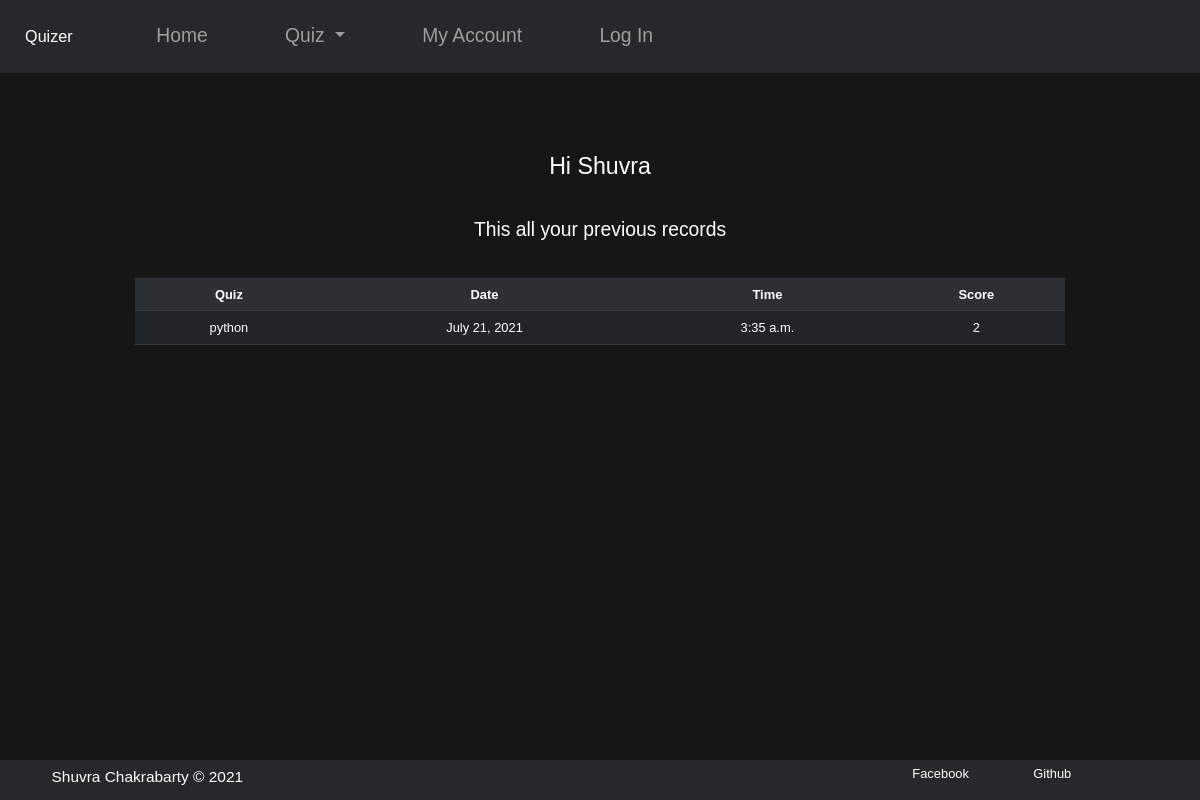
The app's page /account/ (signed in), older data.
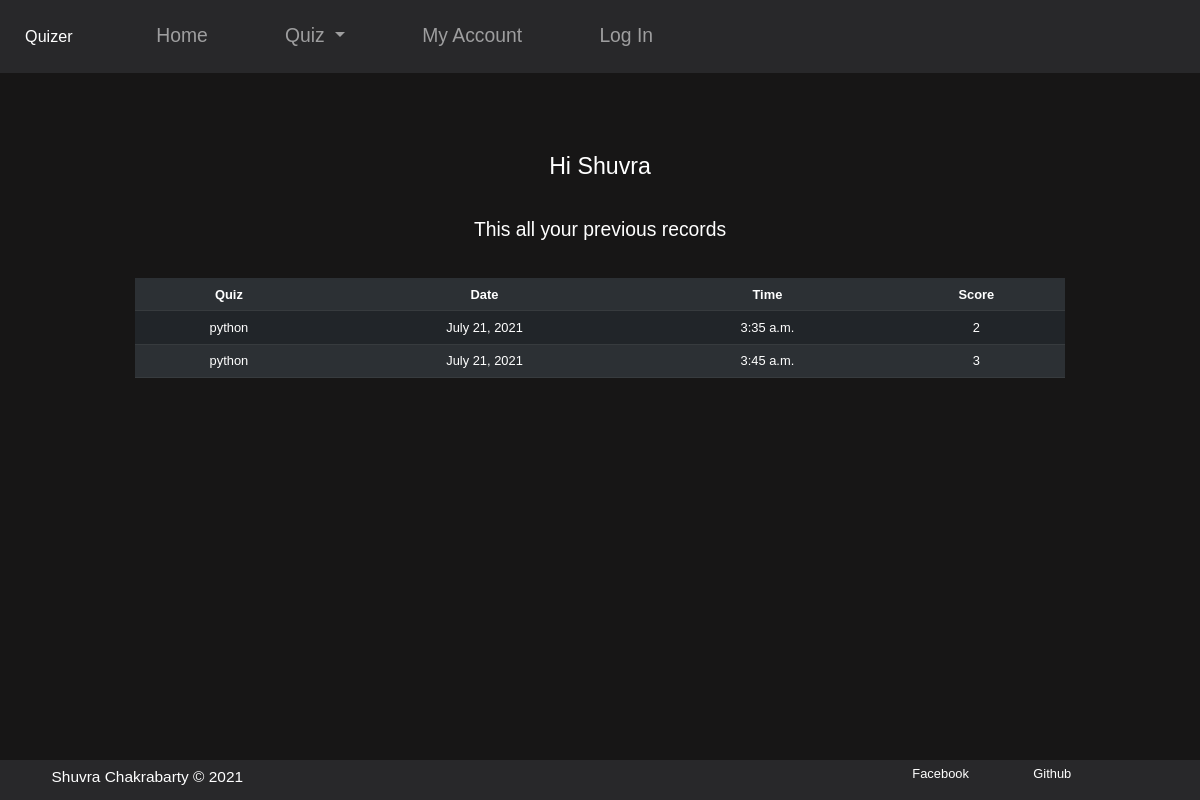
The same page, newer data.
### quiz/models.py (models this page shows)
class User_stat(models.Model):
    id = models.AutoField(primary_key=True)
    name = models.CharField(max_length=50, unique=False)
    score = models.CharField(max_length=10, unique=False)
    date =  models.DateField(auto_now_add=True)
    time = models.TimeField(auto_now_add=True)
    user_id = models.IntegerField(unique=False)

### quiz/views.py (the view)
# urls.py: path("account/",views.account,name='account'),
def account(requests):
    if requests.session.has_key('email'):
        id = requests.session['user_id']
        user_data = User.objects.get(id=id)
        user_name = user_data.name
        data = User_stat.objects.all().filter(user_id=id)
        my_dic = {'records': data, 'name': user_name}
        return render(requests,'account.html',context=my_dic)
    else:
        return render(requests,'index.html')

### templates/account.html (shortened to what this page needs)
{% extends 'head.html' %}
{% block body_block %}
<section class="ac_section">
    <div class="ac_text">
        <h1>Hi {{name}}</h1>
    </div>
    <div class="ac_h4">
        <h4>This all your previous records</h4>
    </div>
    <div class="ac_table">
        <table class="table table-dark table-striped">
            <tr>
                <th>Quiz</th>
                <th>Date</th>
                <th>Time</th>
                <th>Score</th>
            </tr>
        {% if records %}
        {%  for stat in records %}
        <tr>
            <td>{{stat.name}}</td>
            <td>{{stat.date}}</td>
            <td>{{stat.time}}</td>
            <td>{{stat.score}}</td>
        </tr>
        {% endfor %}
        {% else %}
        <p id="ac_p">No Data Available</p>
        {% endif %}
        </table>
    </div>
</section>
   <footer>
        <h3 class="copy">Shuvra Chakrabarty &copy 2021</h3>
        <div class="div_footer">
            <ul>
                <li><a href="#">Facebook</a></li>
                <li><a href="#">Github</a></li>
            </ul>
        </div>
    </footer>
</body>
</html>
{% endblock %}

Row changes from the older to the newer data that the page shows:
added User_stat: name "python", date "July 21, 2021", time "3:45 a.m.", score "3"
